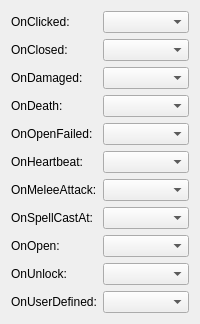
      <widget class="QWidget" name="tab_2">
       <attribute name="title">
        <string>Scripts</string>
       </attribute>
       <layout class="QFormLayout" name="formLayout_2">
        <item row="0" column="0">
         <widget class="QLabel" name="label_18">
          <property name="text">
           <string>OnClicked:</string>
          </property>
         </widget>
        </item>
        <item row="0" column="1">
         <widget class="FilterComboBox" name="onClickEdit">
          <property name="toolTip">
           <string>OnClicked (GFF: OnClick). ResRef of NCS script (max 16 chars). Fires when the player clicks the door. Leave blank for no script. Modders: use for custom door interaction or dialogue triggers.</string>
          </property>
         </widget>
        </item>
        <item row="1" column="0">
         <widget class="QLabel" name="label_5">
          <property name="text">
           <string>OnClosed:</string>
          </property>
         </widget>
        </item>
        <item row="1" column="1">
         <widget class="FilterComboBox" name="onClosedEdit">
          <property name="toolTip">
           <string>OnClosed (GFF: OnClosed). ResRef of NCS script. Fires when the door closes. Engine reads via ReadFieldCResRef in LoadDoor. Leave blank for no script. Max 16 characters.</string>
          </property>
         </widget>
        </item>
        <item row="2" column="0">
         <widget class="QLabel" name="label_7">
          <property name="text">
           <string>OnDamaged:</string>
          </property>
         </widget>
        </item>
        <item row="2" column="1">
         <widget class="FilterComboBox" name="onDamagedEdit">
          <property name="toolTip">
           <string>OnDamaged (GFF: OnDamaged). ResRef of NCS script. Fires when the door takes damage. Engine reads via ReadFieldCResRef in LoadDoor. Leave blank for no script. Max 16 characters.</string>
          </property>
         </widget>
        </item>
        <item row="3" column="0">
         <widget class="QLabel" name="label_8">
          <property name="text">
           <string>OnDeath:</string>
          </property>
         </widget>
        </item>
        <item row="3" column="1">
         <widget class="FilterComboBox" name="onDeathEdit">
          <property name="toolTip">
           <string>OnDeath (GFF: OnDeath). ResRef of NCS script. Fires when the door is destroyed (HP reaches 0). Engine reads via ReadFieldCResRef in LoadDoor. Leave blank for no script. Max 16 characters.</string>
          </property>
         </widget>
        </item>
        <item row="4" column="0">
         <widget class="QLabel" name="label_10">
          <property name="text">
           <string>OnOpenFailed:</string>
          </property>
         </widget>
        </item>
        <item row="4" column="1">
         <widget class="FilterComboBox" name="onOpenFailedEdit">
          <property name="toolTip">
           <string>OnOpenFailed. ResRef of NCS script. Fires when the player fails to open the door (e.g. failed lock pick). Leave blank for no script. Max 16 characters.</string>
          </property>
         </widget>
        </item>
        <item row="5" column="0">
         <widget class="QLabel" name="label_11">
          <property name="text">
           <string>OnHeartbeat:</string>
          </property>
         </widget>
        </item>
        <item row="5" column="1">
         <widget class="FilterComboBox" name="onHeartbeatSelect">
          <property name="toolTip">
           <string>OnHeartbeat (GFF: OnHeartbeat). ResRef of NCS script. Fires periodically while the door is in the area. Engine reads via ReadFieldCResRef in LoadDoor. Leave blank for no script. Max 16 characters.</string>
          </property>
         </widget>
        </item>
        <item row="6" column="0">
         <widget class="QLabel" name="label_13">
          <property name="text">
           <string>OnMeleeAttack:</string>
          </property>
         </widget>
        </item>
        <item row="6" column="1">
         <widget class="FilterComboBox" name="onMeleeAttackEdit">
          <property name="toolTip">
           <string>OnMeleeAttack. ResRef of NCS script. Fires when the door is melee-attacked. Leave blank for no script. Max 16 characters.</string>
          </property>
         </widget>
        </item>
        <item row="7" column="0">
         <widget class="QLabel" name="label_16">
          <property name="text">
           <string>OnSpellCastAt:</string>
          </property>
         </widget>
        </item>
        <item row="7" column="1">
         <widget class="FilterComboBox" name="onSpellEdit">
          <property name="toolTip">
           <string>OnSpellCastAt (GFF: OnSpellCastAt). ResRef of NCS script. Fires when a spell is cast at the door. Leave blank for no script. Max 16 characters.</string>
          </property>
         </widget>
        </item>
        <item row="8" column="0">
         <widget class="QLabel" name="label_17">
          <property name="text">
           <string>OnOpen:</string>
          </property>
         </widget>
        </item>
        <item row="8" column="1">
         <widget class="FilterComboBox" name="onOpenEdit">
          <property name="toolTip">
           <string>OnOpen. ResRef of NCS script. Fires when the door is opened. Leave blank for no script. Max 16 characters.</string>
          </property>
         </widget>
        </item>
        <item row="9" column="0">
         <widget class="QLabel" name="label_23">
          <property name="text">
           <string>OnUnlock:</string>
          </property>
         </widget>
        </item>
        <item row="9" column="1">
         <widget class="FilterComboBox" name="onUnlockEdit">
          <property name="toolTip">
           <string>OnUnlock. ResRef of NCS script. Fires when the door is unlocked (key or lock pick). Leave blank for no script. Max 16 characters.</string>
          </property>
         </widget>
        </item>
        <item row="10" column="0">
         <widget class="QLabel" name="label_19">
          <property name="text">
           <string>OnUserDefined:</string>
          </property>
         </widget>
        </item>
        <item row="10" column="1">
         <widget class="FilterComboBox" name="onUserDefinedSelect">
          <property name="toolTip">
           <string>OnUserDefined (GFF: ScriptUserDefine). ResRef of NCS script. Fires when another script calls ExecuteScript with this door and the user-defined event. Leave blank for no script. Max 16 characters.</string>
          </property>
         </widget>
        </item>
       </layout>
      </widget>
